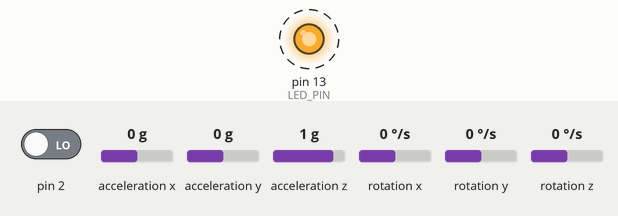
Simulated run of this sketch. Board: Arduino Uno, built with avr-gcc and run on an emulated ATmega328P. Shown: output pins drawn as LEDs (lit = HIGH). Dashed ring = blinking. Inputs (shaded band) come from the test bench; at power-on: pin 2 LOW, acceleration x 0 g, acceleration y 0 g, acceleration z 1 g, rotation x 0 °/s, rotation y 0 °/s, rotation z 0 °/s. The sensor or clock chip raises its interrupt line as the real part does; what the sketch prints to the serial monitor is not drawn.

Above: at 0.66 s.
Timing chart, 0 to 3.5 s (numbered marks = the images above):
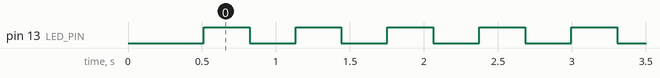

Measured:
- by itself, pin 13 (LED_PIN): alternates HIGH for 0.31 s and LOW for 0.31 s

The sketch:

lgcontrol.ino
```cpp
#include "I2Cdev.h"
#include "MPU6050_6Axis_MotionApps20.h"
#if I2CDEV_IMPLEMENTATION == I2CDEV_ARDUINO_WIRE
    #include "Wire.h"
#endif

MPU6050 mpu;

#define OUTPUT_READABLE_YAWPITCHROLL
#define LED_PIN 13 // (Arduino is 13, Teensy is 11, Teensy++ is 6)

bool blinkState = false;
bool dmpReady = false;
uint8_t mpuIntStatus;
uint8_t devStatus;
uint16_t packetSize;
uint16_t fifoCount;
uint8_t fifoBuffer[64];

Quaternion q;
VectorInt16 aa;
VectorInt16 aaReal;
VectorInt16 aaWorld;
VectorFloat gravity;
float ypr[3];

volatile bool mpuInterrupt = false;
void dmpDataReady() {
    mpuInterrupt = true;
}

void setup() {
    #if I2CDEV_IMPLEMENTATION == I2CDEV_ARDUINO_WIRE
        Wire.begin();
    #elif I2CDEV_IMPLEMENTATION == I2CDEV_BUILTIN_FASTWIRE
        Fastwire::setup(400, true);
    #endif

    Serial.begin(115200);
    while (!Serial);

    mpu.initialize();

    devStatus = mpu.dmpInitialize();

    mpu.setXGyroOffset(220);
    mpu.setYGyroOffset(76);
    mpu.setZGyroOffset(-85);
    mpu.setZAccelOffset(1788);

    if (devStatus == 0) {
        mpu.setDMPEnabled(true);

        attachInterrupt(0, dmpDataReady, RISING);
        mpuIntStatus = mpu.getIntStatus();

        dmpReady = true;

        packetSize = mpu.dmpGetFIFOPacketSize();
    } else {

    }

    // configure LED for output
    pinMode(LED_PIN, OUTPUT);
}

void loop() {
    if (!dmpReady) return;

    mpuInterrupt = false;
    mpuIntStatus = mpu.getIntStatus();

    fifoCount = mpu.getFIFOCount();

    if ((mpuIntStatus & 0x10) || fifoCount == 1024) {
        mpu.resetFIFO();

    } else if (mpuIntStatus & 0x02) {
        while (fifoCount < packetSize) fifoCount = mpu.getFIFOCount();

        mpu.getFIFOBytes(fifoBuffer, packetSize);

        fifoCount -= packetSize;
        #ifdef OUTPUT_READABLE_YAWPITCHROLL
            mpu.dmpGetQuaternion(&q, fifoBuffer);
            mpu.dmpGetGravity(&gravity, &q);
            mpu.dmpGetYawPitchRoll(ypr, &q, &gravity);
            Serial.print(ypr[0] * 180/M_PI);
            Serial.print(" ");
            Serial.print(ypr[1] * 180/M_PI);
            Serial.print(" ");
            Serial.println(ypr[2] * 180/M_PI);
        #endif

        // blink LED to indicate activity
        blinkState = !blinkState;
        digitalWrite(LED_PIN, blinkState);
        delay(300);
    }
}
```
